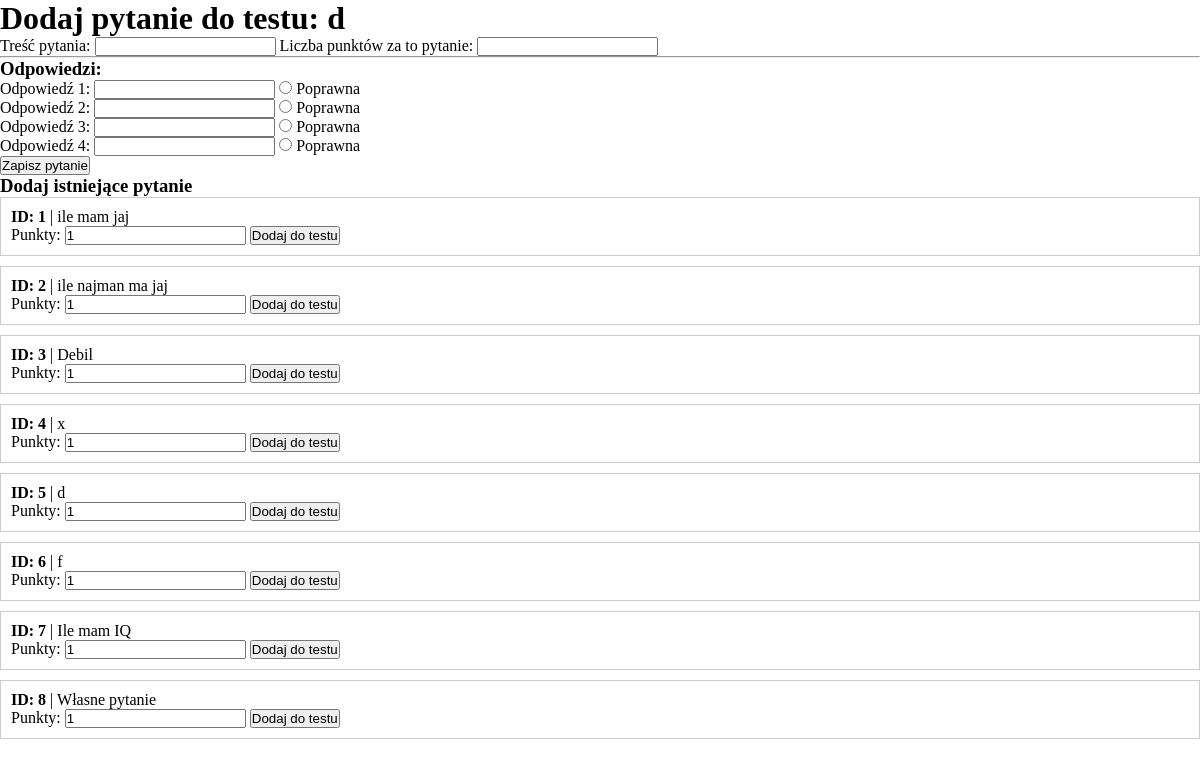
The app's page /teacher/tests/2/add_question with its own data.
### models.py (models this page shows, shortened)
class Test(db.Model):
    __tablename__ = 'tests'
    id = db.Column(db.Integer, primary_key=True, autoincrement=True)
    title = db.Column(db.String(100), nullable=False)
    description = db.Column(db.String, nullable=False)
    teacher_id = db.Column(db.Integer, db.ForeignKey('user_info.id'), nullable=False)
    teacher = db.relationship('UserInfo', backref='tests')
    subject_id = db.Column(db.Integer, db.ForeignKey('subjects.id'), nullable=False)
    subject = db.relationship('Subject', backref='tests')
    groups = db.relationship('Group', secondary='test_groups', backref='tests')

class Question(db.Model):
    __tablename__ = 'questions'
    id = db.Column(db.Integer, primary_key=True)
    text = db.Column(db.String, nullable=False)

### app.py (the view, shortened to what this page needs)
@app.route('/teacher/tests/<int:test_id>/add_question', methods=['GET', 'POST'])
def add_question_to_test(test_id):
    test = Test.query.get_or_404(test_id)
    existing_questions = Question.query.all()
    return render_template('add_question.html', test=test, existing_questions=existing_questions)

### templates/add_question.html (shortened to what this page needs)
{% extends "base.html" %}
{% block body %}
<h1>Dodaj pytanie do testu: {{ test.title }}</h1>
<form method="post">
  <label>Treść pytania:</label>
  <input type="text" name="question_text" required>
  <label>Liczba punktów za to pytanie:</label>
  <input type="number" name="points" required>
  <hr>
  <h3>Odpowiedzi:</h3>
  {% for i in range(1, 5) %}
    <div>
      <label>Odpowiedź {{ i }}:</label>
      <input type="text" name="answer_{{ i }}">
      <label>
        <input type="radio" name="is_correct" value="{{ i }}"> Poprawna
      </label>
    </div>
  {% endfor %}
  <button type="submit" class="btn">Zapisz pytanie</button>
</form>
<h3>Dodaj istniejące pytanie</h3>
{% for q in existing_questions %}
    <div style="border:1px solid #ccc; padding:10px; margin-bottom:10px;">
        <p><strong>ID: {{ q.id }}</strong> | {{ q.text }}</p>
        <form method="post">
            <label>Punkty:</label>
            <input type="number" name="points" value="1" min="1" required>
            <button type="submit">Dodaj do testu</button>
        </form>
    </div>
{% endfor %}
{% endblock %}

### templates/base.html (shortened to what this page needs)
<!DOCTYPE html>
<html lang="en">
<head>
    <link rel="stylesheet" href="{{ url_for('static', filename='css/style.css') }}">
</head>
<body class="{{ page_class | default('') }}">
    {% block body %}{% endblock %}
</body>
</html>

### static/css/style.css (style rules this page uses)
* { margin: 0; padding: 0; box-sizing: border-box; }

### records on screen
Test: title "d"
Question: id "1", text "ile mam jaj"
Question: id "2", text "ile najman ma jaj"
Question: id "3", text "Debil"
Question: id "4", text "x"
Question: id "5", text "d"
Question: id "6", text "f"
Question: id "7", text "Ile mam IQ"
Question: id "8", text "Własne pytanie"

### other values on screen
{{ i }} "1" "2" "3" "4"
